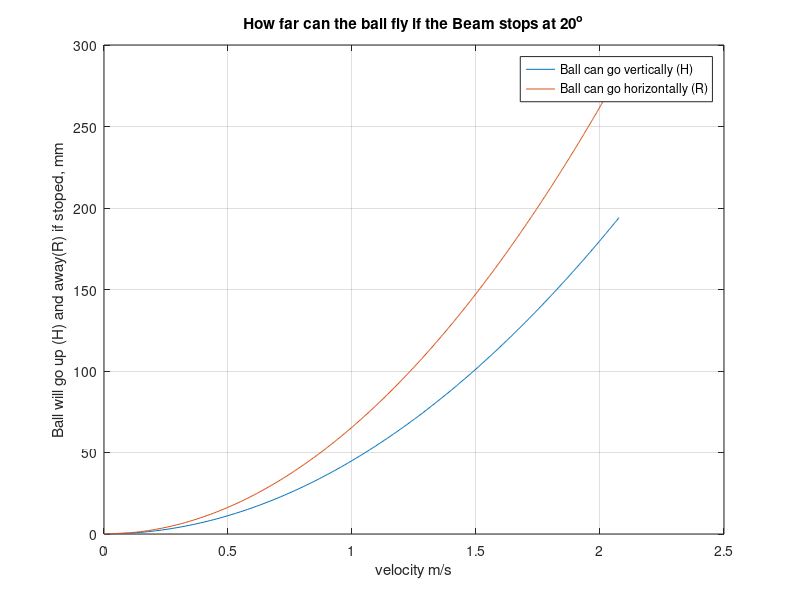

Reproduce this figure in MATLAB.
%% 
% Here I want to find the maximum angular acceleration of the ball downwards 
% in the worst case scenario. This is to set a limit in the system to make sure 
% we work within a safe limitation.
% 
% Not considering folowing: air resistance and rolling resistance.
% 
% Assume: No sliding ogly pure roll and no friction do to rooling.
% 
% Angle $\pm {20}^{\circ }$, working in area of 40 deg.
% 
% Picture on the force acting:
% 
% 

clc;close all; clear;
% defenition of variable:
m = 2.75 % grams
g = 9.81 % m/s^2
Length_of_beam = 0.71 % m
max_length_from_center = 0.3351 % m,The furthest distance from the center the ball can travel



% The worst cenario is when the ball is at the tip and the beam is
% accselerating down from horizontal.
a_max_tip = 9.81 % m/s^2

% % finding max angular acceleration from top 20 deg going down:
g_20_down = cosd(20)*g
alpha_20_down =  g_20_down/max_length_from_center% rad/s^2


% finding max angular acceleration from horizontal going down:
alpha_0_down =  a_max_tip/max_length_from_center% rad/s^2

% alpha max based on worst scenario at the top:
alpha_max =  g_20_down/max_length_from_center% rad/s^2

%% 
% The angular acceleration can not exid 29.2748$\frac{rad}{s^2}$ when the ball 
% have a negativ acceleration horizontal going down. If so the ball will be in 
% free fall and no contact.
% 
% 
% 
% The angular acceleration can not exid 27.5094$\frac{rad}{s^2}$ when the ball 
% have a negativ acceleration at 20 deg at top going down. If so the ball will 
% be in free fall and no contact.
% 
% 
% 
% Now we need to consider  that we dont want the ball to leave the beam at the 
% tip.
% 
% First plot the vertical acceleration  $\pm {20}^{\circ }$:

angle = linspace(-20,20,400);
rad = deg2rad(angle);
angle_rad = (cos(rad));
vertica_acceleration = (alpha_max*max_length_from_center)./angle_rad;
plot(angle,vertica_acceleration)
grid on
xlabel('angel')
ylabel('vertical acceleration')
title('Tangential acceleration limitation down')
%% 
% This means that if the ball stops at 20 then the accel is 9.21838 $\frac{m}{s^2 
% }$ vertical 
% 
% Finds the length of the arc it accelerates

arc_deg =linspace(0,2*pi/9,400); % Going from -20 deg to 20 deg.
arc_lengt_1 = max_length_from_center*arc_deg; % m lengt from -20 to 20 deg
%% 
% Finding the speed at the end vertically.

theta = arc_deg ; % -20 to 20 deg
t = sqrt((2*theta)/alpha_max); % s, time from -20 deg to 20 deg. 
omega_30 = alpha_max*t; % rot velocity from -20 to 20 deg over the arc lengt.
velocity_tang = omega_30*max_length_from_center; % m/s, tangential velosyty if alpha is constant and from min angel to max angel.

plot(theta,velocity_tang)
grid on
xlabel('Lengt of travell rad')
ylabel('Velocity m/s')
title('Velocity ball at tip of beam')
hold off
%% 
% Finding how high the ball will go if the speed and acceleration is known. 
% Stops at 20 deg at top after travel -20 to 20 deg..

%h = 1/100 %m
% energi_potensiell = m*g*h
% from -20 deg  stops at 20deg how high and fare will the ball go.
% This is only to show if the system have limits unvanted senarios can
% happen.
H_max =((velocity_tang).^2.*(sind(70)).^2)/(2*g) *10^3 % mm in the air
R_max =((velocity_tang).^2.*(sind(2*70)))/(g) *10^3 % mm in the air
plot(velocity_tang,H_max)
hold on
plot(velocity_tang,R_max)
grid on
xlabel('velocity m/s')
ylabel('Ball will go up (H) and away(R) if stoped, mm')
legend('Ball can go vertically (H)','Ball can go horizontally (R)', 'Location','best')
title('How far can the ball fly if the Beam stops at 20^o')